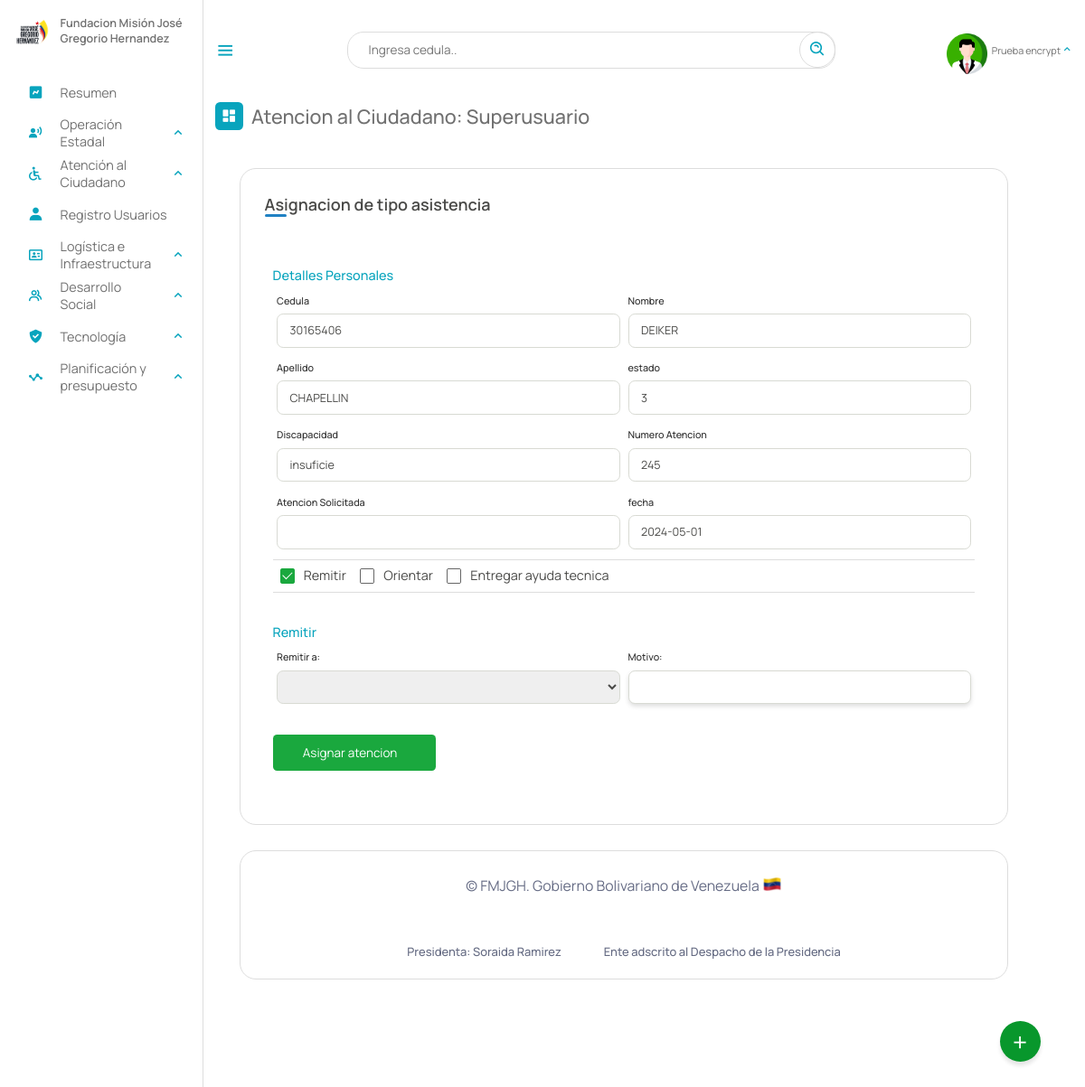
Page /Escritorio/01,3-asignarAtencion.php?numero_aten=245 (signed in) on the earlier database version.
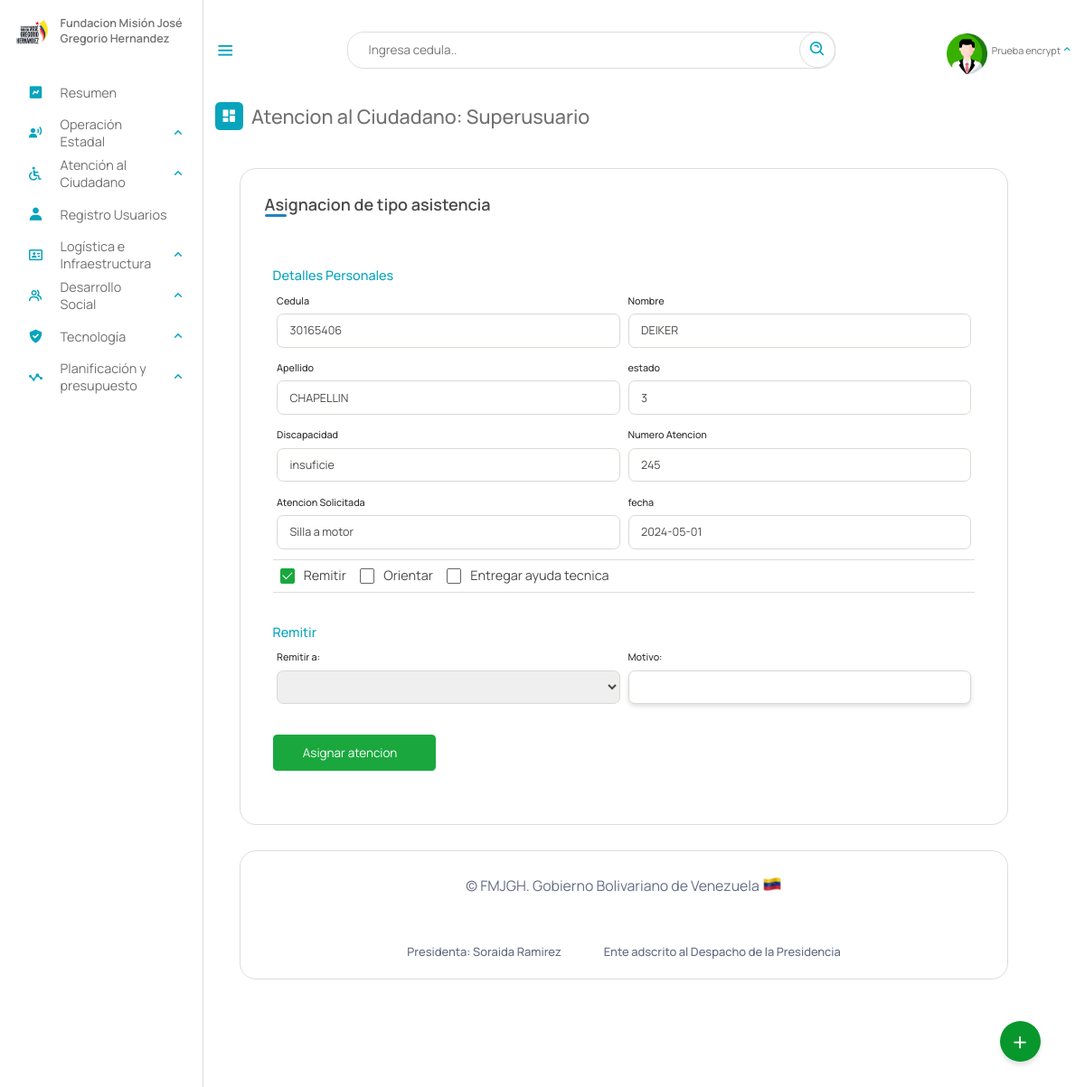
Same page on the later database version.
### tables this page shows
CREATE TABLE `atenciones` (
  `numero_aten` int(11) NOT NULL AUTO_INCREMENT,
  `cedula` int(12) NOT NULL,
  `fecha_aten` date DEFAULT NULL,
  `atencion_solicitada` text DEFAULT NULL,
  `atencion_recibida` varchar(10) DEFAULT NULL,
  `atencion_brindada` varchar(10) DEFAULT NULL,
  `statu` text DEFAULT NULL,
  `por` int(12) DEFAULT NULL,
  PRIMARY KEY (`numero_aten`),
  KEY `cedula` (`cedula`),
  KEY `atencion_recibida` (`atencion_recibida`),
  KEY `atencion_brindada` (`atencion_brindada`),
  KEY `por` (`por`),
  CONSTRAINT `atenciones_ibfk_1` FOREIGN KEY (`cedula`) REFERENCES `beneficiario` (`cedula`) ON DELETE CASCADE,
  CONSTRAINT `atenciones_ibfk_2` FOREIGN KEY (`atencion_recibida`) REFERENCES `tipo_ayuda_tecnica` (`id`) ON DELETE CASCADE ON UPDATE SET NULL,
  CONSTRAINT `atenciones_ibfk_3` FOREIGN KEY (`atencion_brindada`) REFERENCES `atencion_recibida` (`id`) ON DELETE CASCADE,
  CONSTRAINT `atenciones_ibfk_4` FOREIGN KEY (`por`) REFERENCES `usuario` (`cedula`) ON DELETE CASCADE
);

CREATE TABLE `beneficiario` (
  `cedula` int(12) NOT NULL,
  `nombre` text NOT NULL,
  `apellido` text NOT NULL,
  `fecha_naci` date NOT NULL,
  `email` varchar(50) NOT NULL,
  `telefono` varchar(12) NOT NULL,
  `edad` int(2) NOT NULL,
  `sexo` char(1) NOT NULL,
  `edo_civil` text NOT NULL,
  `nro_hijo` int(2) DEFAULT NULL,
  `estado` varchar(10) NOT NULL,
  `municipio` varchar(20) NOT NULL,
  `parroquia` varchar(10) NOT NULL,
  `discapacidad` varchar(10) NOT NULL,
  `atencion_solicitada` varchar(10) NOT NULL,
  `certificado` varchar(50) DEFAULT NULL,
  `registrado_por` text DEFAULT NULL,
  `fecha_registro` date NOT NULL,
  PRIMARY KEY (`cedula`),
  KEY `estado` (`estado`),
  KEY `discapacidad` (`discapacidad`),
  KEY `atencion_solicitada` (`atencion_solicitada`),
  CONSTRAINT `beneficiario_ibfk_2` FOREIGN KEY (`estado`) REFERENCES `estados` (`id_estados`),
  CONSTRAINT `beneficiario_ibfk_3` FOREIGN KEY (`atencion_solicitada`) REFERENCES `tipoatencion` (`id`) ON DELETE CASCADE,
  CONSTRAINT `beneficiario_ibfk_4` FOREIGN KEY (`discapacidad`) REFERENCES `discapacid_e` (`id_e`) ON DELETE CASCADE
);

### php/01-atenciones.php (called while the page is built, shortened)
<?php
include_once("ManejadorBD.php");
class Atenciones extends ManejadorBD
{
	private $numero_aten;
	private $cnn;
	public function __construct($tipoConexion)
	{
		$this->cnn = parent::conectar($tipoConexion);
	}
	public function setnumero_aten($numero_aten)
	{
		$this->numero_aten = $numero_aten;
	}
	public function consultarAtenciones()
	{
		try {
			$stmt = $this->cnn->prepare("SELECT  numero_aten, beneficiario.cedula, beneficiario.nombre, beneficiario.apellido, beneficiario.estado,beneficiario.discapacidad, atenciones.atencion_solicitada FROM atenciones, beneficiario WHERE numero_aten = :numero_aten and beneficiario.cedula = atenciones.cedula and atenciones.fecha_aten IS NULL;");
			$stmt->setFetchMode(PDO::FETCH_ASSOC);
			$stmt->bindParam(':numero_aten', $this->numero_aten);
			$stmt->execute();
			return $stmt->fetch();
		} catch (PDOException $error) {
			echo "Error: ejecutando consulta SQL." . $error->getMessage();
			exit();
		}
	}
}

### php/ManejadorBD.php (called while the page is built, shortened)
<?php
	class ManejadorBD extends PDO {
		public $srv	= SRV;
		public $usr	= USR;
		public $pas	= PAS;
		public $dbn	= BDN;
		public function conectar($tipoConexion){
			try{
				switch ($tipoConexion) {
				    case 1:
				        $dsn = "mysql:host=$this->srv;dbname=$this->dbn";
				        break;
				}
				$dbh = new PDO($dsn, $this->usr, $this->pas);
    			$dbh->setAttribute(PDO::ATTR_ERRMODE, PDO::ERRMODE_EXCEPTION);
			}catch(PDOException $error){
                echo "Error al Conectar con la Base de Datos: ".$error->getMessage();
                exit();
			}
            $this->conexionBD = $dbh;
			return $this->conexionBD;
		}
	}
?>

### Escritorio/01,3-asignarAtencion.php (the view, shortened to what the changed rows need)
<?php
include_once("partearriba.php");
?>
<div class="dash-contenido">
    <div class="cont-registro">
        <div class="container">
            <?php
            include_once("../php/01-atenciones.php");
            $numero = $_REQUEST["numero_aten"];
            $aten = new Atenciones(1);
            $aten->setnumero_aten($numero);
            $registro = $aten->consultarAtenciones();
            ?>
            <?php
            if ($registro) {
            ?>
                <form action="" method="post">
                    <div class="form first">
                        <div class="details personal">
                            <span class="title">Detalles Personales</span>
                            <div class="fields">
                                <div class="input-field">
                                    <label>Cedula</label>
                                    <input type="text" placeholder="Ingresa el nombre " required readonly name="cedula" id="cedula" value="<?php echo $registro["cedula"] ?>">
                                </div>
                                <div class="input-field">
                                    <label>Nombre</label>
                                    <input type="text" placeholder="Ingresa el nombre " required readonly name="nombre" id="nombre" value="<?php echo $registro["nombre"] ?>">
                                </div>
                                <div class="input-field">
                                    <label>Apellido</label>
                                    <input type="text" placeholder="Ingresa el nombre " required readonly name="apellido" id="apellido" value="<?php echo $registro["apellido"] ?>">
                                </div>
                                <div class="input-field">
                                    <label>estado</label>
                                    <input type="text" placeholder="Ingresa tu Cedula" required readonly name="estado" id="estado" value="<?php echo $registro["estado"] ?>">
                                </div>
                                <div class="input-field">
                                    <label>Discapacidad</label>
                                    <input type="email" placeholder="Ingresa tu correo electronico" required readonly name="discapacidad" id="discapacidad" value="<?php echo $registro["discapacidad"] ?>">
                                </div>
                                <div class="input-field">
                                    <label>Numero Atencion</label>
                                    <input type="number" required readonly name="numero_aten" id="numero_aten" value="<?php echo $registro["numero_aten"] ?>">
                                </div>
                                <div class="input-field">
                                    <label>Atencion Solicitada</label>
                                    <input type="text" required readonly name="atencion_solicitada" id="atencion_solicitada" value="<?php echo $registro["atencion_solicitada"] ?>">
                                </div>
                                <div class="input-field">
                                    <label>fecha</label>
                                    <input type="text" placeholder="Ingresa el codigo de carnet" required readonly name="fecha_aten" id="fecha_aten" value="<?php echo date("Y-m-d") ?>">
                                </div>
                                <div class="checkboxes">
                                    <label class="cl-checkbox">
                                        <span>Remitir</span>
                                    </label>
                                    <label class="cl-checkbox">
                                        <span>Orientar</span>
                                    </label>
                                    <label class="cl-checkbox">
                                        <span>Entregar ayuda tecnica</span>
                                    </label>
                                </div>
                            </div>
                            <div class="details personal" id="entrega_remitir">
                                <span class="title">Remitir</span>
                                <div class="fields">
                                    <div class="input-field">
                                        <label>Remitir a:</label>
                                        <select name="remit" id="remit">
                                            <option></option>
                                            <option value="5Logi">Gestion logistica y infrastructura</option>
                                        </select>
                                    </div>
                                    <div class="input-field">
                                        <label>Motivo:</label>
                                        <input type="text" name="motivo" id="motivo">
                                    </div>
                                </div>
                            </div>
                            <button class="nextBtn" name="registro" id="registro">
                                <span class="btnText">Asignar atencion</span>
                            </button>
                        </div>
                    </div>
                <?php
            }
                ?>
                </form>
        </div>
        <?php
        include_once("parteabajo.php");
        ?>

Differences in the rows shown:
changed atenciones "DEIKER": atencion_solicitada (not shown) → "Silla a motor"
